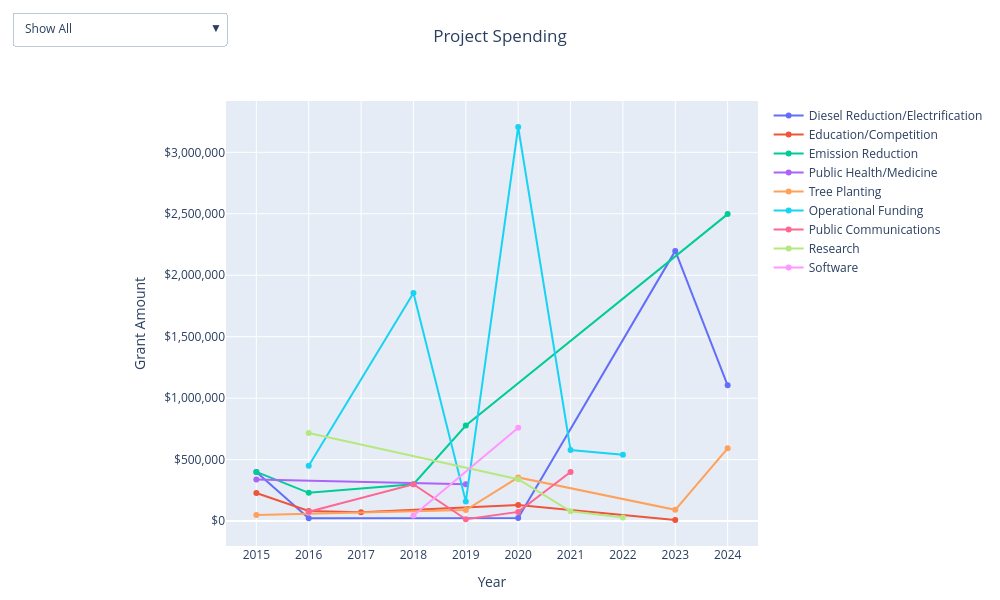

The notebook cell this image was saved under:
### Code cell
# Spending by Project Category

# --- CREATE THE FIGURE ---
fig = go.Figure()

# Add a line for each category
for cat in categories:
    temp_df = df_grouped[df_grouped['Project Category'] == cat]
    fig.add_trace(
        go.Scatter(
            x=temp_df['Year'], 
            y=temp_df['Grant Amount'], 
            name=cat, 
            mode='lines+markers', # Added markers for better visibility
            visible=True
        )
    )

# --- CREATE THE DROPDOWN & LAYOUT ---
fig.update_layout(
    updatemenus=[
        {
            "buttons": [
                {
                    "label": "Show All",
                    "method": "update",
                    "args": [{"visible": [True] * len(categories)}, {"title": "All Project Spending"}]
                },
                *[
                    {
                        "label": cat,
                        "method": "update",
                        "args": [
                            {"visible": [c == cat for c in categories]},
                            {"title": f"Spending: {cat}"}
                        ]
                    } for cat in categories
                ]
            ],
            "direction": "down",
            "showactive": True,
            "x": 0.0, # Moved to far left
            "y": 1.2  # Moved slightly higher to avoid overlapping the title
        }
    ],
    width=1000,
    height=600,
    autosize=False,
    margin=dict(l=50, r=50, t=100, b=50),
    xaxis=dict(title="Year", tickmode='linear'), # Ensures every year shows up
    yaxis=dict(
        title="Grant Amount",
        tickprefix="$",    # Adds $ to the start of every number
        tickformat=",",    # Adds commas (e.g., 1,000,000)
    ),
    title={
            'text': "Project Spending",
            'y': 0.95,           # Vertical position (0 to 1)
            'x': 0.5,            # Horizontal position (0.5 is center)
            'xanchor': 'center', # Ensures the center of the text aligns with the x coordinate
            'yanchor': 'top'
    }
)

fig.show()

# Export for Wix
html_snippet = fig.to_html(full_html=False, include_plotlyjs='cdn')
print(html_snippet)

### Figure 1 — Plotly figure (JSON) as saved in the notebook; plotly's stock layout.template omitted (floating-point values rounded to 4 significant figures)
{"data": [{"mode": "lines+markers", "name": "Diesel Reduction/Electrification", "type": "scatter", "visible": true, "x": [2015, 2016, 2020, 2023, 2024], "y": [400000, 24000, 25000, 2198339, 1105061]}, {"mode": "lines+markers", "name": "Education/Competition", "type": "scatter", "visible": true, "x": [2015, 2016, 2017, 2020, 2023], "y": [229000, 82000, 72500, 131495, 9000]}, {"mode": "lines+markers", "name": "Emission Reduction", "type": "scatter", "visible": true, "x": [2015, 2016, 2018, 2019, 2024], "y": [400000, 230000, 300000, 777100, 2497450]}, {"mode": "lines+markers", "name": "Public Health/Medicine", "type": "scatter", "visible": true, "x": [2015, 2019], "y": [337600, 300000]}, {"mode": "lines+markers", "name": "Tree Planting", "type": "scatter", "visible": true, "x": [2015, 2019, 2020, 2023, 2024], "y": [50000, 90000, 355555, 92000, 592000]}, {"mode": "lines+markers", "name": "Operational Funding", "type": "scatter", "visible": true, "x": [2016, 2018, 2019, 2020, 2021, 2022], "y": [450000, 1854962, 159765, 3206101, 578684, 539125]}, {"mode": "lines+markers", "name": "Public Communications", "type": "scatter", "visible": true, "x": [2016, 2018, 2019, 2020, 2021], "y": [75900, 300000, 15000, 75000, 400000]}, {"mode": "lines+markers", "name": "Research", "type": "scatter", "visible": true, "x": [2016, 2020, 2021, 2022], "y": [717246, 340554, 79897, 30000]}, {"mode": "lines+markers", "name": "Software", "type": "scatter", "visible": true, "x": [2018, 2020], "y": [45000, 758725]}], "layout": {"autosize": false, "height": 600, "margin": {"b": 50, "l": 50, "r": 50, "t": 100}, "title": {"text": "Project Spending", "x": 0.5, "xanchor": "center", "y": 0.95, "yanchor": "top"}, "updatemenus": [{"buttons": [{"args": [{"visible": [true, true, true, true, true, true, true, true, true]}, {"title": "All Project Spending"}], "label": "Show All", "method": "update"}, {"args": [{"visible": [true, false, false, false, false, false, false, false, false]}, {"title": "Spending: Diesel Reduction/Electrification"}], "label": "Diesel Reduction/Electrification", "method": "update"}, {"args": [{"visible": [false, true, false, false, false, false, false, false, false]}, {"title": "Spending: Education/Competition"}], "label": "Education/Competition", "method": "update"}, {"args": [{"visible": [false, false, true, false, false, false, false, false, false]}, {"title": "Spending: Emission Reduction"}], "label": "Emission Reduction", "method": "update"}, {"args": [{"visible": [false, false, false, true, false, false, false, false, false]}, {"title": "Spending: Public Health/Medicine"}], "label": "Public Health/Medicine", "method": "update"}, {"args": [{"visible": [false, false, false, false, true, false, false, false, false]}, {"title": "Spending: Tree Planting"}], "label": "Tree Planting", "method": "update"}, {"args": [{"visible": [false, false, false, false, false, true, false, false, false]}, {"title": "Spending: Operational Funding"}], "label": "Operational Funding", "method": "update"}, {"args": [{"visible": [false, false, false, false, false, false, true, false, false]}, {"title": "Spending: Public Communications"}], "label": "Public Communications", "method": "update"}, {"args": [{"visible": [false, false, false, false, false, false, false, true, false]}, {"title": "Spending: Research"}], "label": "Research", "method": "update"}, {"args": [{"visible": [false, false, false, false, false, false, false, false, true]}, {"title": "Spending: Software"}], "label": "Software", "method": "update"}], "direction": "down", "showactive": true, "x": 0, "y": 1.2}], "width": 1000, "xaxis": {"tickmode": "linear", "title": {"text": "Year"}}, "yaxis": {"tickformat": ",", "tickprefix": "$", "title": {"text": "Grant Amount"}}}}
